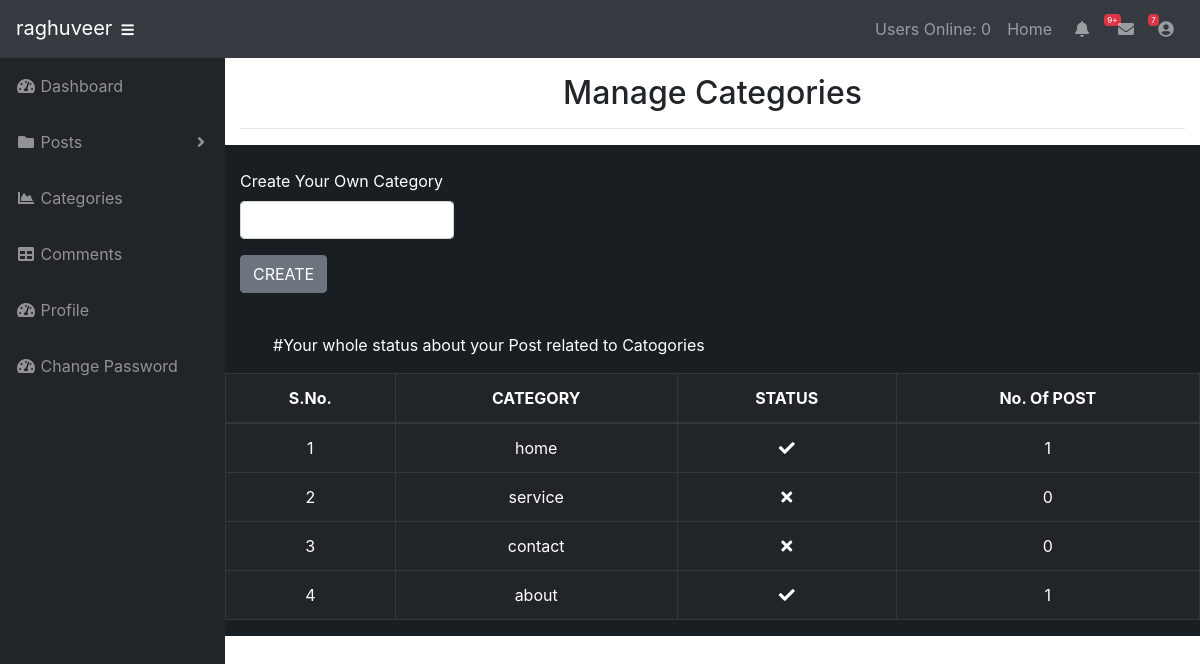
The page /subscriber/category.php (signed in) on the database its author committed.
### tables this page shows
CREATE TABLE `categories` (
  `cat_id` int(3) NOT NULL,
  `cat_title` varchar(255) NOT NULL,
  `cat_creator` varchar(20) NOT NULL,
  `cat_user` varchar(2000) NOT NULL
);

### subscriber/functions.php (called while the page is built, shortened)
<?php
function currentUser(){
    if(isset($_SESSION['username'])){
        return $_SESSION['username'];
    }
    return false;
}
?>

### subscriber/category.php (the view, shortened to what this page needs)
<?php include "includes/header.php" ?>
<?php include "includes/navigation.php" ?>
<div id="wrapper">
<?php include "includes/sidebar.php" ?>
<div id="content-wrapper">
  <div class="container-fluid">
    <h2 class="text-center">Manage Categories</h2>
    <hr>
    <diV class="row" style="background-color:#181e22; color:white;" >
        <div class="col-sm-3 offest-sm-3">
            <form action="" method="POST" class="mt-4">
                <div class="form-group">
                    <label for="heading">Create Your Own Category</label>
                    <input type="text" class="form-control" name="cat_title" >
                </div>
                <div class="form-group">
                    <input type="submit" class="btn btn-secondary " name="submit" value="CREATE" >
                </div>
            </form>
        </div>
    </div>
    <diV class="row" style="background-color:#181e22; color:white;" >
        <table class="table table-hover table-dark table-bordered text-center">
        <p class='ml-5 mt-4'>#Your whole status about your Post related to Catogories</p>
            <thead>
                <tr>
                  <th scope="col">S.No.</th>
                  <th scope="col">CATEGORY</th>
                  <th scope="col">STATUS</th>
                  <th scope="col">No. Of POST</th>
                </tr>
            </thead>
            <tbody>
                <?php
                $serial=0;
                $query = "SELECT * FROM categories";
                $select_title = mysqli_query($connection,$query);
                while($row = mysqli_fetch_assoc($select_title)){
                    $cat_title = $row['cat_title'];
                    $user = currentUser();
                    $query = "SELECT * FROM categories WHERE cat_user LIKE '%$user%,' AND cat_title = '$cat_title' ";
                    $search_query = mysqli_query($connection,$query);
                    $count_cat = mysqli_num_rows($search_query);
                        echo "<tr>";
                        $serial=$serial+1;
                        echo "<td>{$serial}</td>";
                        echo "<td>{$cat_title}</td>";
                        if($count_cat==0){
                            echo '<td><i class="fas fa-times"></i></td>';
                        }else{
                            echo '<td><i class="fas fa-check"></i></td>';
                        }
                        echo "<td>{$count_cat}</td>";
                        echo "</tr>";
                    }
                ?>
            </tbody>
        </table>
    </div>
  </div>
</div>
</div>
<?php include "includes/footer.php" ?>

### subscriber/css/sb-subscriber.css (style rules this page uses)
html { position: relative; min-height: 100%; }
body { height: 100%; }
#wrapper { display: -webkit-box; display: -ms-flexbox; display: flex; }
#wrapper #content-wrapper { overflow-x: hidden; width: 100%; padding-top: 1rem; padding-bottom: 80px; }
:root { --input-padding-x: 0.75rem; --input-padding-y: 0.75rem; }

### rows shown on the page
categories: cat_title "home", count_cat "1"
categories: cat_title "service", count_cat "0"
categories: cat_title "contact", count_cat "0"
categories: cat_title "about", count_cat "1"

### other values the page prints
$_SESSION['username'] "raghuveer"
users_online() "0"
